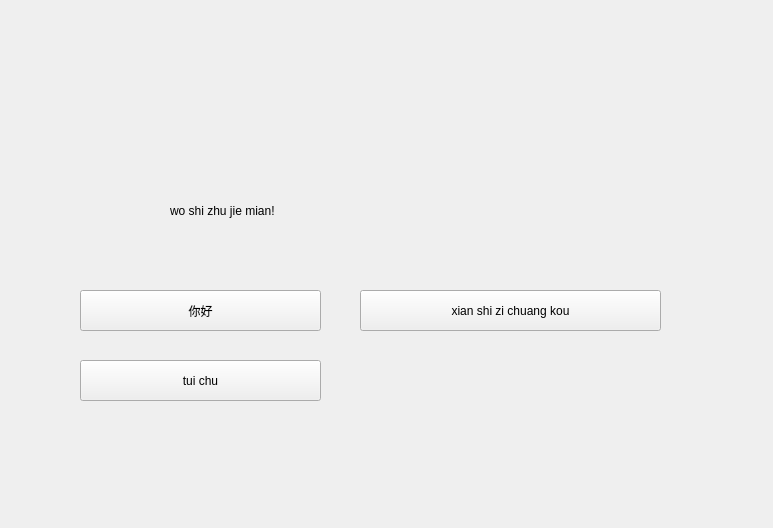
<?xml version="1.0" encoding="UTF-8"?>
<ui version="4.0">
 <class>MyWidget</class>
 <widget class="QWidget" name="MyWidget">
  <property name="geometry">
   <rect>
    <x>0</x>
    <y>0</y>
    <width>773</width>
    <height>528</height>
   </rect>
  </property>
  <property name="windowTitle">
   <string>MyWidget</string>
  </property>
  <widget class="QLabel" name="label">
   <property name="geometry">
    <rect>
     <x>170</x>
     <y>170</y>
     <width>161</width>
     <height>81</height>
    </rect>
   </property>
   <property name="text">
    <string>wo shi zhu jie mian!</string>
   </property>
  </widget>
  <widget class="QPushButton" name="showChildbutton">
   <property name="geometry">
    <rect>
     <x>360</x>
     <y>290</y>
     <width>301</width>
     <height>41</height>
    </rect>
   </property>
   <property name="text">
    <string>xian shi zi chuang kou</string>
   </property>
  </widget>
  <widget class="QPushButton" name="pushButton">
   <property name="geometry">
    <rect>
     <x>80</x>
     <y>290</y>
     <width>241</width>
     <height>41</height>
    </rect>
   </property>
   <property name="text">
    <string>你好</string>
   </property>
  </widget>
  <widget class="QPushButton" name="pushButton_2">
   <property name="geometry">
    <rect>
     <x>80</x>
     <y>360</y>
     <width>241</width>
     <height>41</height>
    </rect>
   </property>
   <property name="text">
    <string>tui chu</string>
   </property>
  </widget>
 </widget>
 <layoutdefault spacing="6" margin="11"/>
 <resources/>
 <connections>
  <connection>
   <sender>pushButton_2</sender>
   <signal>clicked()</signal>
   <receiver>MyWidget</receiver>
   <slot>close()</slot>
   <hints>
    <hint type="sourcelabel">
     <x>242</x>
     <y>399</y>
    </hint>
    <hint type="destinationlabel">
     <x>245</x>
     <y>453</y>
    </hint>
   </hints>
  </connection>
 </connections>
</ui>
